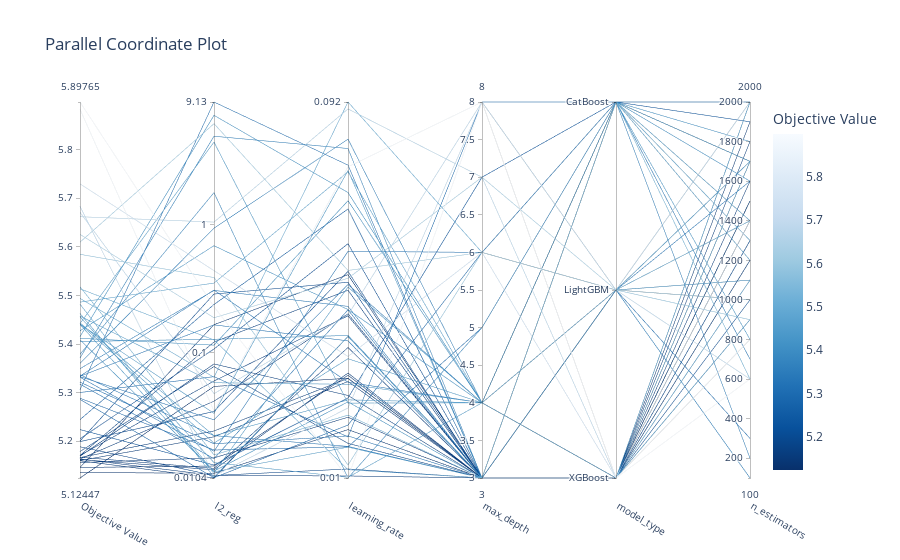

This figure's notebook cell:
### Code cell
# Plot parallel coordinates
vis.plot_parallel_coordinate(study).show()
